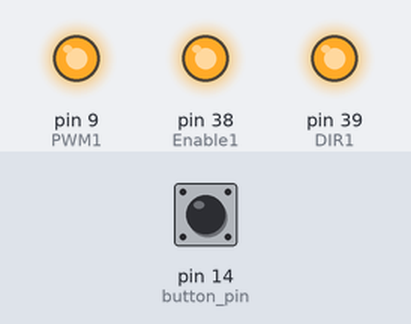
This sketch was run on a simulated Arduino Mega 2560, built with avr-gcc and run on an emulated ATmega2560. Parts: output pins drawn as LEDs (lit = HIGH). Inputs (shaded band) come from the test bench; at power-on: pin 14 (button_pin) LOW.

Above: at 1.2 s.
1.3 s: pin 14 (button_pin) pulled HIGH for 0.15 s
At 2.0 s:
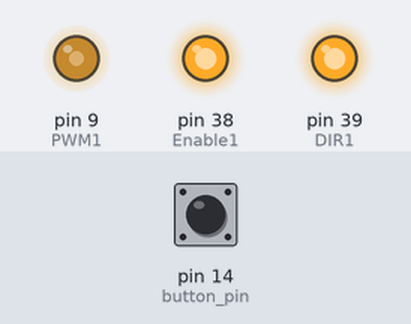
2.9 s: pin 14 (button_pin) pulled HIGH for 1 s
At 3.2 s:
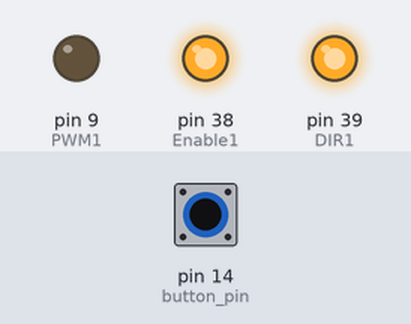
5.4 s: pin 14 (button_pin) pulled HIGH for 0.15 s
At 6.4 s:
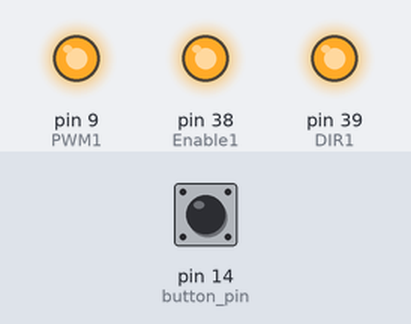
7.0 s: pin 14 (button_pin) pulled HIGH for 3.2 s
At 7.6 s:
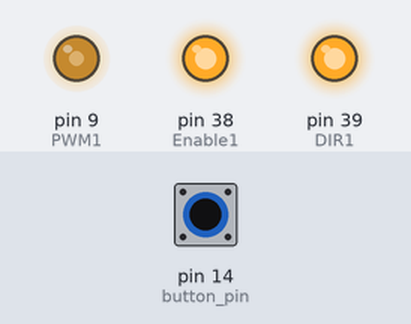
Timing chart, 0 to 10.0 s (numbered marks = the images above; inputs shaded):
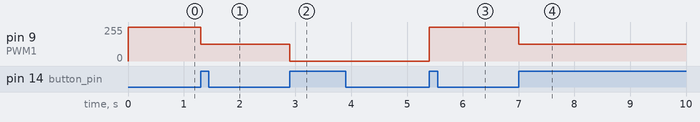

Measured:
- after the input at 1.3 s, pin 9 (PWM1): 255/255 → 127/255 at once
- after the input at 2.9 s, pin 9 (PWM1): 127/255 → 0/255 at once
- after the input at 5.4 s, pin 9 (PWM1): 0/255 → 255/255 at once
- after the input at 7.0 s, pin 9 (PWM1): 255/255 → 127/255 at once

The sketch:

HW9_2_201824552.ino
```cpp
int Enable1 = 38;
int PWM1 = 9;
int DIR1 = 39;

int button_pin = 14;
boolean previous_button_state = false;
boolean current_button_state;
int state[] = {255, 127, 0};
int i=0;

void setup() {
  pinMode(Enable1, OUTPUT);
  pinMode(PWM1, OUTPUT);
  pinMode(DIR1, OUTPUT);

  digitalWrite(Enable1, HIGH);
  digitalWrite(DIR1, HIGH);
  digitalWrite(PWM1, HIGH);

  pinMode(button_pin, INPUT);
}

void loop() {
  if(!(current_button_state = digitalRead(button_pin)))
    previous_button_state = false;
  if(current_button_state == true && previous_button_state == false){
    previous_button_state = true;
    i = (i+1)%3;
  }
  analogWrite(PWM1, state[i]);
  delay(100);
}
```
